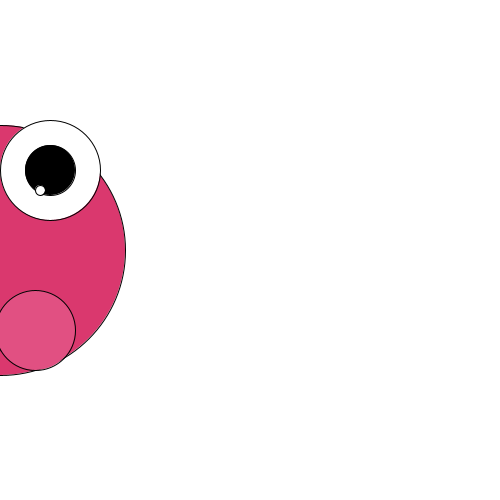
Frame 1 (no input)
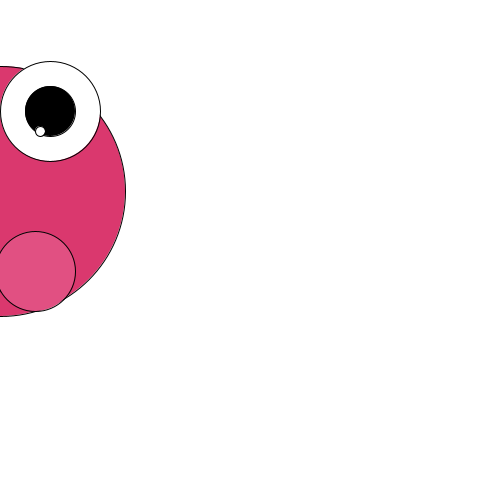
Frame 60 (the mouse pressed at the canvas centre just before this capture)
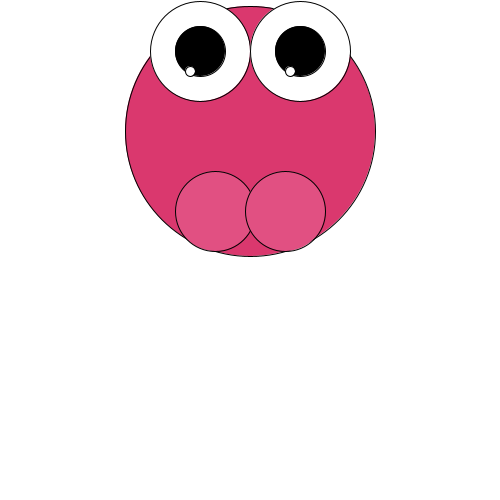
Frame 120 (the mouse held since frame 60 and released just before this capture)

The Processing sketch that drew these frames (run headless with seeded random() and noise(); from frame 60 on, the mouse is pressed at the canvas centre):

// Processing sketch: processing_124679
// ── processing_124679.pde

int monsterX; //declareren
int monsterY; // declareren



void setup(){
size(500,500);
monsterX = 400; //initieren
monsterY = 250; //initieren

}


void draw(){
background(255,255,255);

/*body*/
stroke(0);
fill(218,56,110);
ellipseMode(CENTER);
ellipse(mouseX,monsterY,250,250);

/*eyes*/
fill(255,255,255);
ellipse(mouseX-50,monsterY-80,100,100);
ellipse(mouseX+50,monsterY-80,100,100);
fill(0);
ellipse(mouseX-50,monsterY-80,50,50);
ellipse(mouseX+50,monsterY-80,50,50);
fill(255,255,255);
ellipse(mouseX-60,monsterY-60,10,10);
fill(255,255,255);
ellipse(mouseX+40,monsterY-60,10,10);

/*hands*/
fill(225,80,130);
ellipse(mouseX-35,monsterY+80,80,80);
fill(225,80,130);
ellipse(mouseX+35,monsterY+80,80,80);

monsterY --;

}
